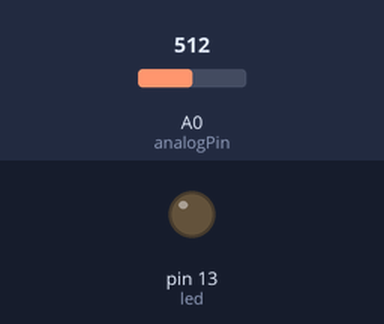
A sketch run on a simulated Arduino Mega 2560, built with avr-gcc and run on an emulated ATmega2560. Parts: output pins drawn as LEDs (lit = HIGH). The inputs (shaded band) are chosen by the test bench; at power-on: A0 (analogPin) = 512. What the sketch prints to the serial monitor is not drawn.

Above: at 0.2 s.
Timing chart, 0 to 1.7 s (numbered marks = the images above):
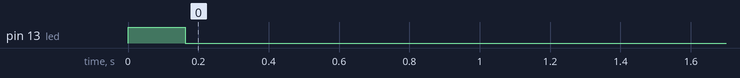

Measured:
- by itself, pin 13 (led): LOW → HIGH at 0.00 s, → LOW 0.16 s later

The sketch:

test_detection.ino
```cpp
/*
   Un simple sketch permettant de lire la valeur du capteur IR sur
   le terminal série ou le traceur série de l'IDE Arduino.

   Renvoie "1" lorsque qu'une contraction est détectée.
   Renvoie "0" sinon.

   Un premier lissage par moyenne glissante est effectué sur
   le signal brut.

   Le signal est ensuite dérivé et lissé à nouveau.

   Enfin, le signal est de nouveau dérivé.

   Finalement, lorsque cette dérivée seconde du signal brut dépasse
   un seuil défini, une information est envoyée sur la liaison série.
*/

// seuil de détection
#define seuil 750

// Broche sur laquelle est connectée la led du bracelet
#define led 13

// Le capteur IR est branché sur le port analogique
#define analogPin A0

// Nombre de valeurs utilisées pour le lissage du signal brut
#define signal_longueur 8 // max 32 !!!
int signal_brut[signal_longueur];
int signal_lisse_precedent = 0;
int signal_lisse_actuel = 0;

// Nombre de valeurs utilisées pour le lissage de la dérivée
#define derivee_longueur 8 // max 32 !!!
float derivee[derivee_longueur];
float derivee_lisse_actuelle = 0;
float derivee_lisse_precedente = 0;

void setup() {
  // initialisation de la led
  pinMode(led, OUTPUT);

  // activation de la liaison série
  Serial.begin(115200);
  Serial1.begin(115200);

  // on initialise les tableaux
  for (int i = 0; i < signal_longueur; i++) {
    signal_brut[i] = 0;
  }

  for (int i = 0; i < derivee_longueur; i++) {
    derivee[i] = 0;
  }
}

void loop() {
  // on décale les valeurs précédentes
  for (int i = 0; i < (signal_longueur - 1); i++) {
    signal_brut[i] = signal_brut[i + 1];
  }

  signal_brut[signal_longueur - 1] = analogRead(analogPin);

  signal_lisse_precedent = signal_lisse_actuel;

  signal_lisse_actuel = 0;
  for (int i = 0; i < signal_longueur; i++) {
    signal_lisse_actuel += signal_brut[i];
  }
  signal_lisse_actuel = signal_lisse_actuel / signal_longueur;

  // on décale les valeurs précédentes
  for (int i = 0; i < (derivee_longueur - 1); i++) {
    derivee[i] = derivee[i + 1];
  }

  derivee[derivee_longueur - 1] = signal_lisse_actuel - signal_lisse_precedent;

  derivee_lisse_precedente = derivee_lisse_actuelle;

  // on calcule la moyenne
  derivee_lisse_actuelle = 0;
  for (int i = 0; i < derivee_longueur; i++) {
    derivee_lisse_actuelle += derivee[i];
  }
  derivee_lisse_actuelle = derivee_lisse_actuelle / derivee_longueur;

  int sortie = max(0, int(200 * (derivee_lisse_actuelle - derivee_lisse_precedente)));

  // contraction détectée ?
  if (sortie >= seuil) {
    digitalWrite(led, HIGH);
    Serial.println("1");
  }
  else {
    digitalWrite(led, LOW);
    Serial.println("0");
  }

  // on temporise un peu
  delay(20);
}
```
